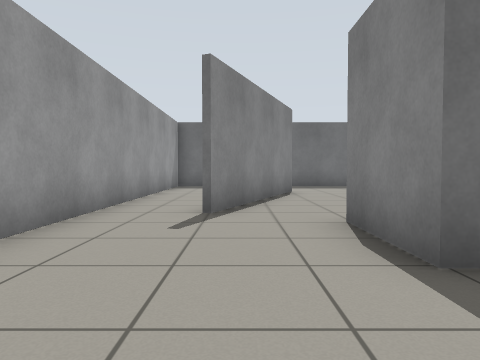
View 1 (above)

16 first-person views from a walk through a world built for the Gazebo simulator. The camera is 0.72 m above the floor, tilts 2° down and sees 70° across. The floor is counted in squares, 1 m on a side. Each view is taken from the middle of a square. On the plan, view 1 faces up. The plan holds only what a view shows up to about 11 squares ahead; the rest is blank.

View 2
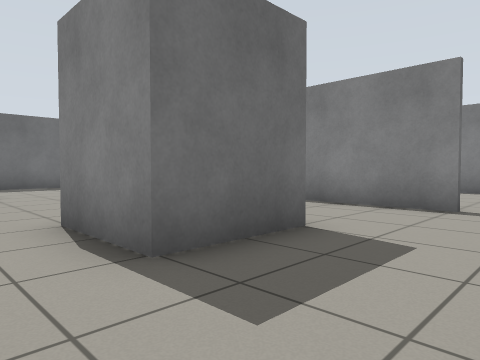

View 3
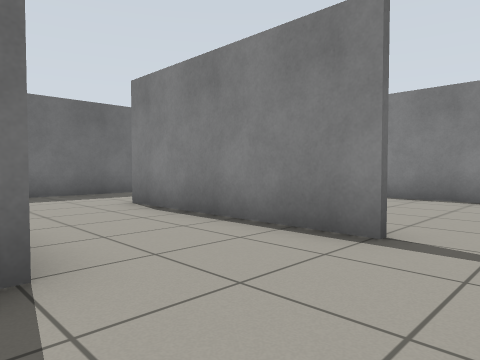

View 4
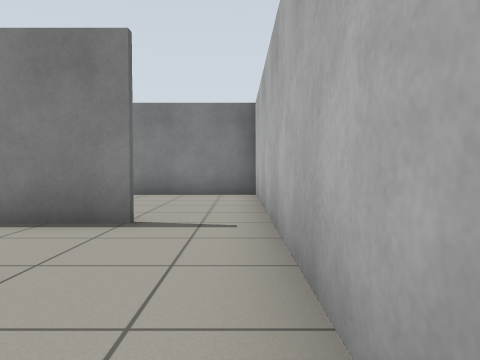

View 5
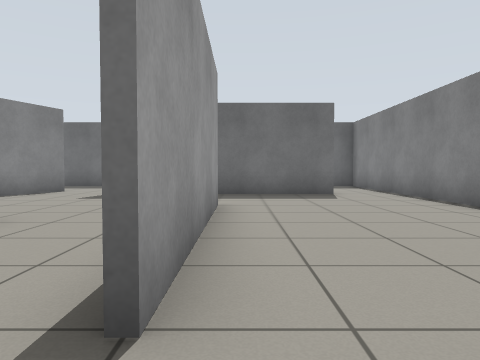

View 6
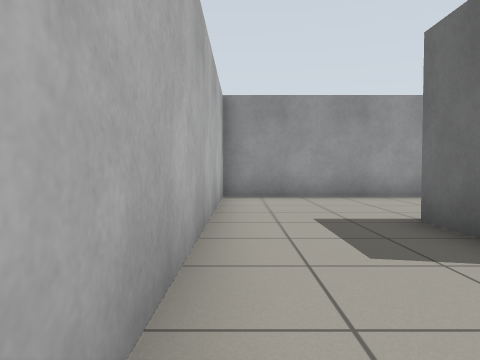

View 7
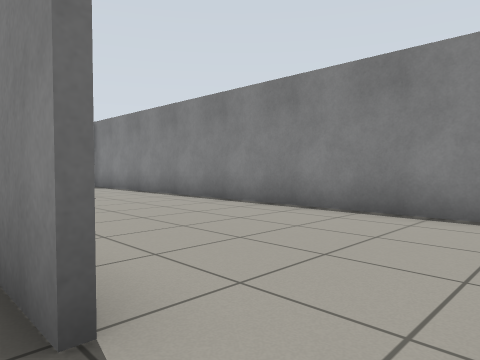

View 8
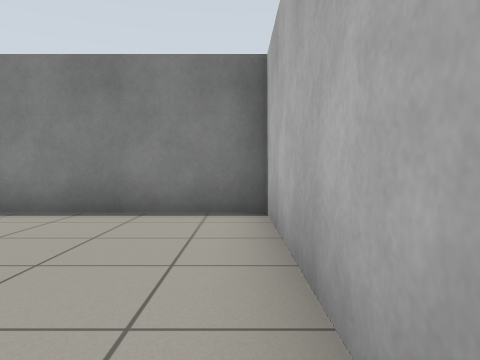

View 9
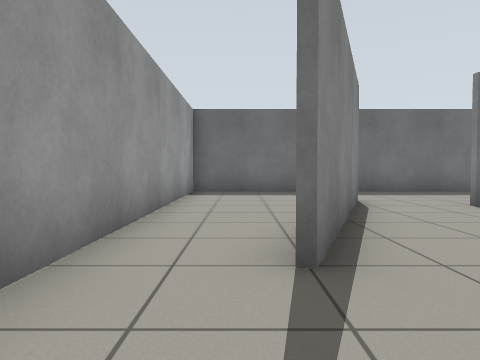

View 10
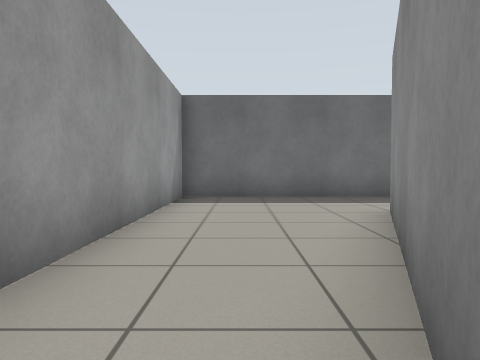

View 11
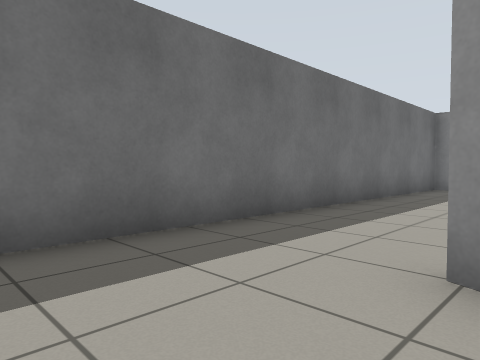

View 12
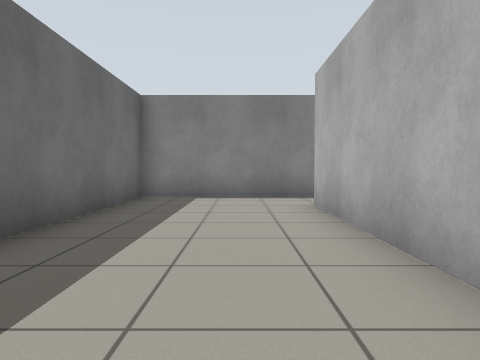

View 13
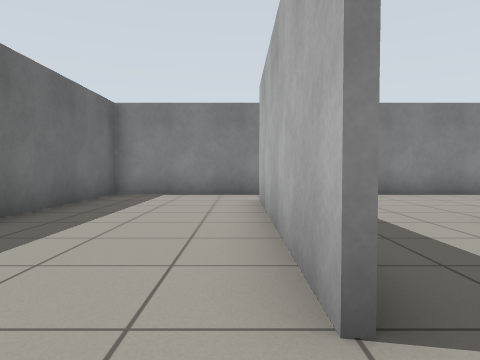

View 14
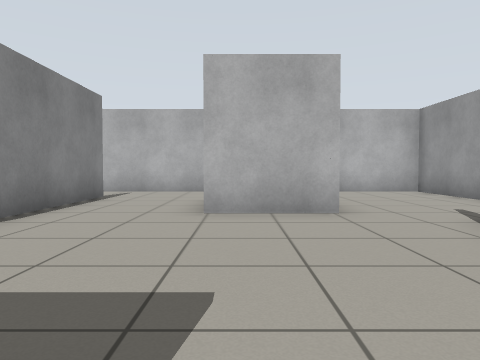

View 15
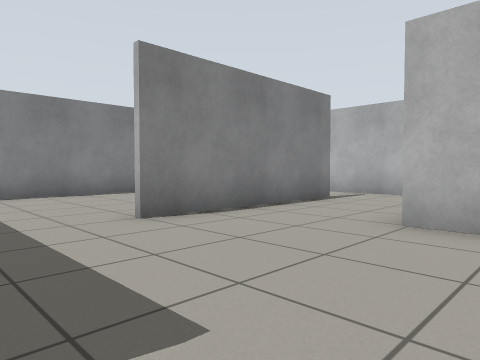

View 16
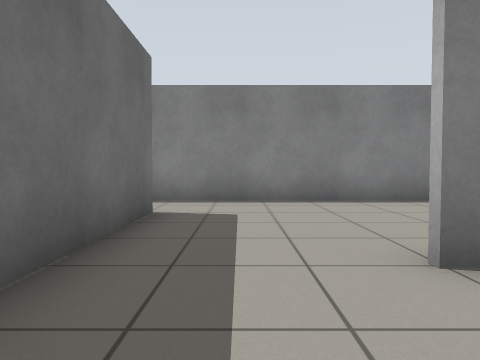

### Floor plan
Points are (right, up) in squares from view 1. A wall is a line through its corners. A room is listed if a view was taken in it or the views show most of it. See-through windows are left out.
Room 1 (views 1, 2, 3, 4, 6, 7, 8, 9, 10)
walls: (3.6, 2.4) (1.4, 2.4) (1.4, 4.6) (2.4, 4.6); (-0.5, 5.7) (0.4, 7.9); (6.4, 1.4) (6.4, 4.6); (-2.4, 9.5) (-2.4, -0.4) (6.5, -0.4)
ways out: opening at (6, 0.5) to room 2; opening at (-1.5, 8.5) to room 3; opening at (1.5, 5) to room 4; opening at (4.5, 3.5) to room 4
Room 2 (view 5)
walls: (6.6, 6.5) (6.6, 1.4); (6.5, -0.4) (11.4, -0.4) (11.4, 8.5); (9.6, 9.4) (6.6, 9.4)
ways out: opening at (6, 0.5) to room 1; opening at (10.5, 9) to room 3; opening at (6, 7.5) to room 4
Room 3 (views 11, 12, 13, 14, 15)
walls: (3.4, 9.6) (9.6, 9.6); (1.6, 10.6) (0.9, 8.8); (0.4, 7.9) (1.5, 10.6); (11.4, 8.5) (11.4, 13.4) (-2.4, 13.4) (-2.4, 9.5)
ways out: opening at (-1.5, 8.5) to room 1; opening at (10.5, 9) to room 2; opening at (2.5, 9) to room 4
Room 4 (view 16)
walls: (2.4, 4.6) (3.6, 4.6); (6.4, 4.6) (6.4, 6.6); (6.6, 9.4) (5.1, 9.4); (0.9, 8.8) (-0.5, 5.4)
ways out: opening at (1.5, 5) to room 1; opening at (4.5, 3.5) to room 1; opening at (6, 7.5) to room 2; opening at (2.5, 9) to room 3

Where each view was taken, in squares from view 1:
view 1: 0 up, 0 right, facing up
view 2: 0 up, 0 right, facing up-right
view 3: 0 up, 3 right, facing up-right
view 4: 0 up, 2 right, facing right
view 5: 0 up, 7 right, facing up
view 6: 0 up, 6 right, facing left
view 7: 0 up, 6 right, facing up-right
view 8: 0 up, 6 right, facing right
view 9: 3 up, 1 left, facing up
view 10: 5 up, 1 left, facing up
view 11: 10 up, 1 left, facing up-right
view 12: 11 up, 3 right, facing right
view 13: 10 up, 2 right, facing right
view 14: 10 up, 3 right, facing down
view 15: 9 up, 2 right, facing down-right
view 16: 8 up, 4 right, facing right
